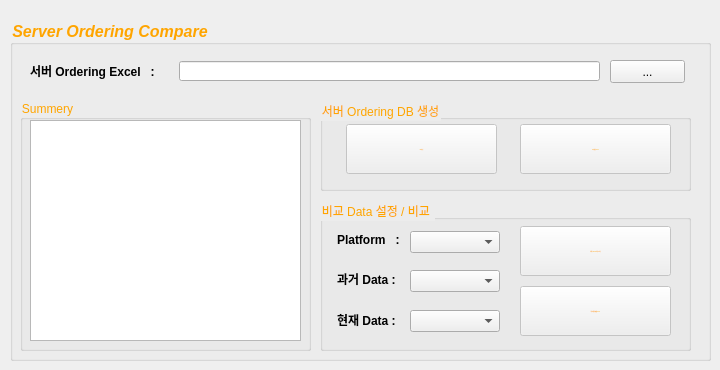
   <widget class="QWidget" name="tab_2">
    <attribute name="title">
     <string>서버 Ordering 비교</string>
    </attribute>
    <widget class="QGroupBox" name="groupBox_4">
     <property name="geometry">
      <rect>
       <x>10</x>
       <y>20</y>
       <width>701</width>
       <height>341</height>
      </rect>
     </property>
     <property name="font">
      <font>
       <family>Arial</family>
       <pointsize>12</pointsize>
       <weight>75</weight>
       <italic>true</italic>
       <bold>true</bold>
      </font>
     </property>
     <property name="styleSheet">
      <string notr="true">QGroupBox {color : orange}</string>
     </property>
     <property name="title">
      <string>Server Ordering Compare</string>
     </property>
     <widget class="QPushButton" name="serverOrderingBtn">
      <property name="geometry">
       <rect>
        <x>600</x>
        <y>40</y>
        <width>75</width>
        <height>23</height>
       </rect>
      </property>
      <property name="text">
       <string>...</string>
      </property>
     </widget>
     <widget class="QLineEdit" name="serverOrderingExcelFileName">
      <property name="geometry">
       <rect>
        <x>169</x>
        <y>41</y>
        <width>421</width>
        <height>20</height>
       </rect>
      </property>
     </widget>
     <widget class="QLabel" name="label_15">
      <property name="geometry">
       <rect>
        <x>20</x>
        <y>43</y>
        <width>131</width>
        <height>16</height>
       </rect>
      </property>
      <property name="font">
       <font>
        <family>Arial</family>
        <weight>75</weight>
        <bold>true</bold>
       </font>
      </property>
      <property name="text">
       <string>서버 Ordering Excel   :</string>
      </property>
     </widget>
     <widget class="QGroupBox" name="groupBox_6">
      <property name="geometry">
       <rect>
        <x>310</x>
        <y>180</y>
        <width>371</width>
        <height>151</height>
       </rect>
      </property>
      <property name="title">
       <string>비교 Data 설정 / 비교 </string>
      </property>
      <widget class="QComboBox" name="currentDataCombo">
       <property name="geometry">
        <rect>
         <x>90</x>
         <y>110</y>
         <width>90</width>
         <height>22</height>
        </rect>
       </property>
      </widget>
      <widget class="QComboBox" name="pastDataCombo">
       <property name="geometry">
        <rect>
         <x>90</x>
         <y>70</y>
         <width>90</width>
         <height>22</height>
        </rect>
       </property>
      </widget>
      <widget class="QLabel" name="label_18">
       <property name="geometry">
        <rect>
         <x>17</x>
         <y>112</y>
         <width>71</width>
         <height>16</height>
        </rect>
       </property>
       <property name="font">
        <font>
         <family>Arial</family>
         <weight>75</weight>
         <bold>true</bold>
        </font>
       </property>
       <property name="text">
        <string>현재 Data : </string>
       </property>
      </widget>
      <widget class="QLabel" name="label_17">
       <property name="geometry">
        <rect>
         <x>17</x>
         <y>71</y>
         <width>71</width>
         <height>16</height>
        </rect>
       </property>
       <property name="font">
        <font>
         <family>Arial</family>
         <weight>75</weight>
         <bold>true</bold>
        </font>
       </property>
       <property name="text">
        <string>과거 Data : </string>
       </property>
      </widget>
      <widget class="QPushButton" name="exportCompareResultBtn">
       <property name="enabled">
        <bool>false</bool>
       </property>
       <property name="geometry">
        <rect>
         <x>200</x>
         <y>86</y>
         <width>151</width>
         <height>50</height>
        </rect>
       </property>
       <property name="sizePolicy">
        <sizepolicy hsizetype="Minimum" vsizetype="Fixed">
         <horstretch>0</horstretch>
         <verstretch>0</verstretch>
        </sizepolicy>
       </property>
       <property name="font">
        <font>
         <pointsize>-1</pointsize>
        </font>
       </property>
       <property name="styleSheet">
        <string notr="true">QPushButton{color:orange}</string>
       </property>
       <property name="text">
        <string>비교 결과 추출 (Excel)</string>
       </property>
      </widget>
      <widget class="QPushButton" name="compareStartBtn">
       <property name="enabled">
        <bool>false</bool>
       </property>
       <property name="geometry">
        <rect>
         <x>200</x>
         <y>26</y>
         <width>151</width>
         <height>50</height>
        </rect>
       </property>
       <property name="sizePolicy">
        <sizepolicy hsizetype="Minimum" vsizetype="Fixed">
         <horstretch>0</horstretch>
         <verstretch>0</verstretch>
        </sizepolicy>
       </property>
       <property name="font">
        <font>
         <pointsize>-1</pointsize>
        </font>
       </property>
       <property name="styleSheet">
        <string notr="true">QPushButton{color:orange}</string>
       </property>
       <property name="text">
        <string>서버 Ordering 비교 시작</string>
       </property>
      </widget>
      <widget class="QLabel" name="label_19">
       <property name="geometry">
        <rect>
         <x>17</x>
         <y>32</y>
         <width>71</width>
         <height>16</height>
        </rect>
       </property>
       <property name="font">
        <font>
         <family>Arial</family>
         <weight>75</weight>
         <bold>true</bold>
        </font>
       </property>
       <property name="text">
        <string>Platform   : </string>
       </property>
      </widget>
      <widget class="QComboBox" name="platformDataCombo">
       <property name="geometry">
        <rect>
         <x>90</x>
         <y>31</y>
         <width>90</width>
         <height>22</height>
        </rect>
       </property>
      </widget>
     </widget>
     <widget class="QGroupBox" name="groupBox_7">
      <property name="geometry">
       <rect>
        <x>10</x>
        <y>80</y>
        <width>291</width>
        <height>251</height>
       </rect>
      </property>
      <property name="title">
       <string>Summery</string>
      </property>
      <widget class="QTextEdit" name="compareErrorBox">
       <property name="geometry">
        <rect>
         <x>10</x>
         <y>20</y>
         <width>271</width>
         <height>221</height>
        </rect>
       </property>
       <property name="undoRedoEnabled">
        <bool>false</bool>
       </property>
       <property name="readOnly">
        <bool>true</bool>
       </property>
      </widget>
     </widget>
     <widget class="QGroupBox" name="groupBox_8">
      <property name="geometry">
       <rect>
        <x>310</x>
        <y>80</y>
        <width>371</width>
        <height>91</height>
       </rect>
      </property>
      <property name="title">
       <string>서버 Ordering DB 생성</string>
      </property>
      <widget class="QPushButton" name="exportDBBtn">
       <property name="enabled">
        <bool>false</bool>
       </property>
       <property name="geometry">
        <rect>
         <x>200</x>
         <y>24</y>
         <width>151</width>
         <height>50</height>
        </rect>
       </property>
       <property name="sizePolicy">
        <sizepolicy hsizetype="Minimum" vsizetype="Fixed">
         <horstretch>0</horstretch>
         <verstretch>0</verstretch>
        </sizepolicy>
       </property>
       <property name="font">
        <font>
         <pointsize>-1</pointsize>
        </font>
       </property>
       <property name="cursor">
        <cursorShape>ArrowCursor</cursorShape>
       </property>
       <property name="styleSheet">
        <string notr="true">QPushButton{color:orange}</string>
       </property>
       <property name="text">
        <string>DB 추출 (Excel)</string>
       </property>
      </widget>
      <widget class="QPushButton" name="addDBBtn">
       <property name="enabled">
        <bool>false</bool>
       </property>
       <property name="geometry">
        <rect>
         <x>26</x>
         <y>24</y>
         <width>151</width>
         <height>50</height>
        </rect>
       </property>
       <property name="sizePolicy">
        <sizepolicy hsizetype="Minimum" vsizetype="Fixed">
         <horstretch>0</horstretch>
         <verstretch>0</verstretch>
        </sizepolicy>
       </property>
       <property name="font">
        <font>
         <pointsize>-1</pointsize>
        </font>
       </property>
       <property name="styleSheet">
        <string notr="true">QPushButton{color:orange}</string>
       </property>
       <property name="text">
        <string>DB 추가</string>
       </property>
      </widget>
     </widget>
    </widget>
   </widget>
